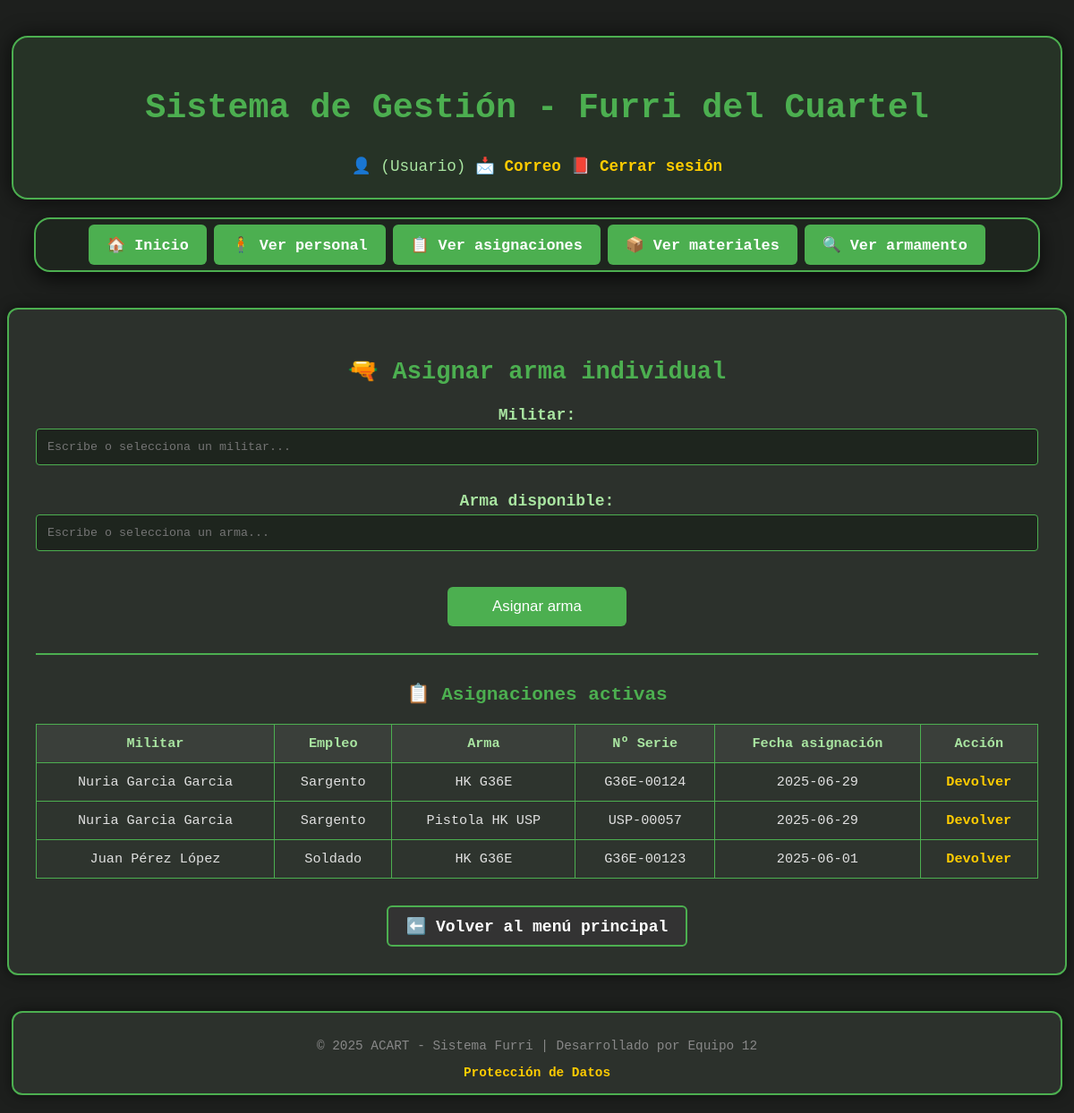
Screenshot of /asignar_arma_individual.php (signed in) with the database file from the repository.
### tables this page shows
CREATE TABLE `ASIGNACION_INDIVIDUAL` (
  `id_asignacion` int(11) NOT NULL,
  `id_arma` int(11) NOT NULL,
  `id_personal` int(11) NOT NULL,
  `fecha_asignacion` date DEFAULT curdate(),
  `fecha_devolucion` date DEFAULT NULL,
  `estado` enum('asignado','devuelto','extraviado','reparación') DEFAULT 'asignado'
);

CREATE TABLE `PERSONAS` (
  `id_personal` int(11) NOT NULL,
  `nombre` varchar(50) NOT NULL,
  `apellidos` varchar(150) NOT NULL,
  `dni` varchar(15) NOT NULL,
  `empleo_id` int(11) DEFAULT NULL,
  `activo` tinyint(1) DEFAULT 1
);

CREATE TABLE `EMPLEOS` (
  `id_empleo` int(11) NOT NULL,
  `nombre_empleo` varchar(50) NOT NULL
);

CREATE TABLE `ARMAMENTO_INDIVIDUAL` (
  `id_arma` int(11) NOT NULL,
  `nombre` varchar(50) NOT NULL,
  `numero_serie` varchar(100) DEFAULT NULL,
  `estado` enum('operativo','inoperativo','escalón') DEFAULT 'operativo',
  `tipo` enum('fusil','pistola','otro') NOT NULL DEFAULT 'fusil'
);

### Web/asignar_arma_individual.php (the view, shortened to what this page needs)
<?php
include 'header.php';
include 'conexion.php';
$por_pagina = 10;
$pagina_actual = isset($_GET['pagina']) ? max(1, intval($_GET['pagina'])) : 1;
$inicio = ($pagina_actual - 1) * $por_pagina;
$stmt = $conexion->prepare("
    SELECT asi.id_asignacion, p.nombre, p.apellidos, e.nombre_empleo,
           a.nombre AS arma, a.numero_serie, asi.fecha_asignacion
    FROM ASIGNACION_INDIVIDUAL asi
    JOIN PERSONAS p ON asi.id_personal = p.id_personal
    JOIN EMPLEOS e ON p.empleo_id = e.id_empleo
    JOIN ARMAMENTO_INDIVIDUAL a ON asi.id_arma = a.id_arma
    WHERE asi.fecha_devolucion IS NULL
    ORDER BY p.apellidos ASC, p.nombre ASC
    LIMIT ?, ?
");
$stmt->bind_param("ii", $inicio, $por_pagina);
$stmt->execute();
$asignaciones = $stmt->get_result()->fetch_all(MYSQLI_ASSOC);
?>
<!DOCTYPE html>
<html lang="es">
<head>
    <link rel="stylesheet" href="estilo.css">
</head>
<body>
    <?php include 'nav.php'; ?>
    <main class="contenedor">
        <h2>🔫 Asignar arma individual</h2>
<form method="POST">
    <label>Militar:</label>
    <input list="lista-militares" name="id_personal" class="combo-estilo" required placeholder="Escribe o selecciona un militar...">
    <label>Arma disponible:</label>
    <input list="lista-armas" name="id_arma" class="combo-estilo" required placeholder="Escribe o selecciona un arma...">
    <input type="submit" value="Asignar arma">
</form>
        <hr>
        <h3>📋 Asignaciones activas</h3>
        <?php if (count($asignaciones) > 0): ?>
            <table>
    <tr>
        <th>Militar</th>
        <th>Empleo</th>
        <th>Arma</th>
        <th>Nº Serie</th>
        <th>Fecha asignación</th>
        <th>Acción</th>
    </tr>
<?php foreach ($asignaciones as $as): ?>
    <tr>
        <td><?= htmlspecialchars($as['nombre'] . ' ' . $as['apellidos']) ?></td>
        <td><?= htmlspecialchars($as['nombre_empleo']) ?></td>
        <td><?= htmlspecialchars($as['arma']) ?></td>
        <td><?= htmlspecialchars($as['numero_serie']) ?></td>
        <td><?= $as['fecha_asignacion'] ?></td>
        <td><a href="?devolver=<?= $as['id_asignacion'] ?>" onclick="return confirm('¿Confirmar devolución?')">Devolver</a></td>
    </tr>
<?php endforeach; ?>
            </table>
        <?php else: ?>
            <p>No hay asignaciones activas.</p>
        <?php endif; ?>
            <div style="text-align: center; margin-top: 30px;">
        <a href="index.php" class="boton-volver">⬅️ Volver al menú principal</a>
    </div>
    </main>
    <?php include 'footer.php'; ?>
</body>
</html>

### Web/estilo.css (style rules this page uses)
body { background-color: #1d1f1d; color: #e0e0e0; font-family: 'Courier New', monospace; margin: 0; padding: 0; }
h2, h3 { color: #4caf50; text-align: center; }
header, nav, .contenedor, .flex-wrapper, footer { max-width: 1100px; margin-left: auto; margin-right: auto; }
.contenedor { margin-top: 0; margin-bottom: 40px; padding: 30px; background-color: #2c312c; border: 2px solid #4caf50; border-radius: 12px; text-align: center; box-shadow: 0 0 14px #00000080; }
.boton-volver { display: inline-block; padding: 10px 20px; background-color: #333; color: #fff; border: 2px solid #4caf50; border-radius: 6px; text-decoration: none; font-weight: bold; transition: background-color 0.3s, border-color 0.3s; }
form { max-width: 100%; margin: 0 auto; }
label, form label { display: block; margin: 10px 0 5px; color: #a9e5a1; font-weight: bold; }
input[list].combo-estilo { width: 100%; padding: 12px; border: 1px solid #4CAF50; background-color: #1e251e; color: #ffffff; font-family: 'Courier New', monospace; border-radius: 4px; margin-bottom: 20px; box-sizing: border-box; }
input[type="submit"] { width: auto; min-width: 180px; padding: 10px 22px; margin: 20px auto 10px; display: block; background-color: #4caf50; border: none; color: white; font-size: 1rem; border-radius: 6px; cursor: pointer; transition: background-color 0.3s; text-align: center; }
table { width: 100%; border-collapse: collapse; margin-top: 10px; background-color: #2e342e; }
th, td { padding: 10px; border: 1px solid #4caf50; text-align: center; }
th { background-color: #3a3f3a; color: #a9e5a1; }
a { color: #ffcc00; text-decoration: none; font-weight: bold; }
hr { border: 1px solid #4caf50; margin: 30px 0; }
@media (min-width: 1200px) { body { font-size: 18px; } }
@media (min-width: 1200px) { header, nav, .contenedor, .flex-wrapper, footer { max-width: 1300px; width: calc(100% - 80px); } }
@media (min-width: 1200px) { table { font-size: 0.95rem; } }
@media (min-width: 1200px) { th, td { padding: 12px; } }
@media (min-width: 1200px) { input[type="submit"] { min-width: 200px; padding: 12px 26px; font-size: 1.05rem; } }

### rows the page displays
asignacion_individual: id_personal.apellidos "Nuria Garcia Garcia", empleos.nombre_empleo "Sargento", id_arma.nombre "HK G36E", id_arma.numero_serie "G36E-00124", fecha_asignacion "2025-06-29"
asignacion_individual: id_personal.apellidos "Nuria Garcia Garcia", empleos.nombre_empleo "Sargento", id_arma.nombre "Pistola HK USP", id_arma.numero_serie "USP-00057", fecha_asignacion "2025-06-29"
asignacion_individual: id_personal.apellidos "Juan Pérez López", empleos.nombre_empleo "Soldado", id_arma.nombre "HK G36E", id_arma.numero_serie "G36E-00123", fecha_asignacion "2025-06-01"

### other values shown
$rol "Usuario"
